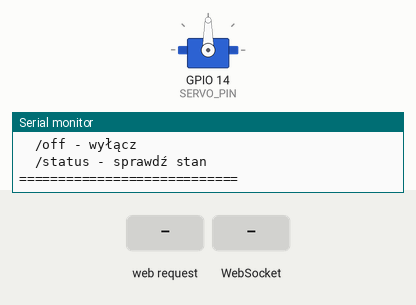
Simulated run of this sketch. Board: ESP8266 (Wemos D1 mini). Parts: servo, the last lines printed to the serial monitor. The test bench sets the inputs (shaded band). WiFi joins after 1.5 s; servers stay silent unless stated.

Above: at 2.8 s.
2.9 s: HTTP request GET /toggle received
At 3.3 s:
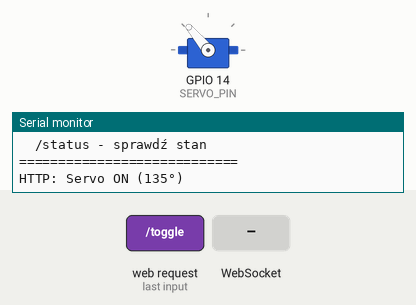
4.4 s: WebSocket text "TOGGLE" received
At 5.6 s:
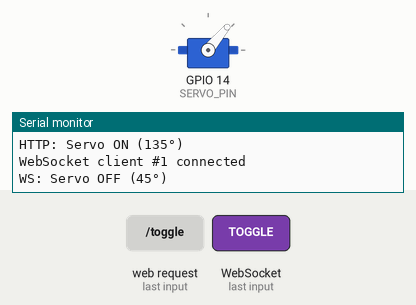
5.9 s: HTTP request GET /on received
At 6.8 s:
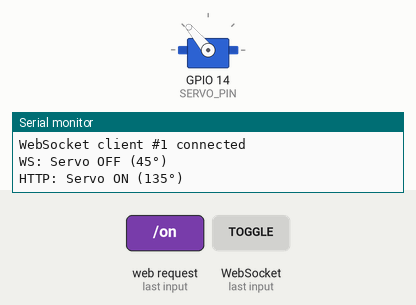
7.4 s: HTTP request GET /off received
At 8.0 s:
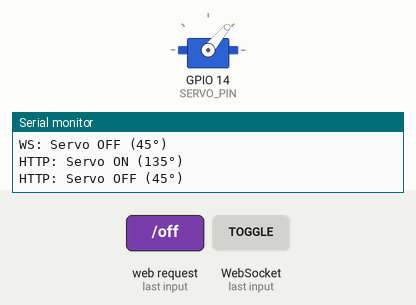
Timing chart, 0 to 9.9 s (numbered marks = the images above; inputs shaded):
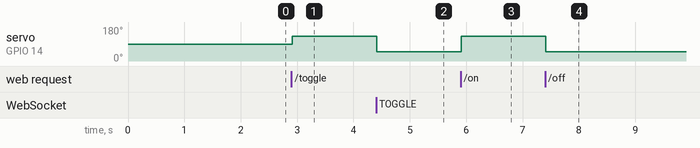

The sketch:

switch.ino
```cpp
#include <Arduino.h>
#include <ESP8266WiFi.h>
#include <ESPAsyncTCP.h>
#include <ESPAsyncWebServer.h>
#include <ESP8266mDNS.h>
#include <Servo.h>

#define SERVO_PIN 14   // GPIO14 = D5 na Wemos Lolin

Servo myServo;

bool isOn = false;  // Stan przełącznika
const int centerPosition = 90;  // Pozycja środkowa
const int angle = 40;  // Kąt obrotu

// Główna sieć WiFi
const char* ssid1     = "NJU_Swiatlowod_E95A";
const char* password1 = "DY6PVASTP7LQ";

const char* mdnsName = "switch";  // Nazwa mDNS (bez .local)

AsyncWebServer server(80);
AsyncWebSocket ws("/ws");

const char* htmlPage PROGMEM = R"HTML(
<!DOCTYPE html>
<html>
<head>
  <meta name="viewport" content="width=device-width, initial-scale=1">
  <title>Switch</title>
  <style>
    body {
      margin: 0;
      padding: 0;
      background-color: #000;
      display: flex;
      justify-content: center;
      align-items: center;
      height: 100vh;
      font-family: Arial, sans-serif;
      transition: background-color 0.3s;
    }

    body.on {
      background-color: #fff;
    }

    .circle {
      width: 200px;
      height: 200px;
      border-radius: 50%;
      background-color: #fff;
      cursor: pointer;
      transition: background-color 0.3s, transform 0.1s;
      box-shadow: 0 0 30px rgba(255,255,255,0.3);
    }

    body.on .circle {
      background-color: #000;
      box-shadow: 0 0 30px rgba(0,0,0,0.3);
    }

    .circle:active {
      transform: scale(0.95);
    }
  </style>
</head>
<body>
  <div class="circle" id="switch" onclick="toggle()"></div>

  <script>
    var ws;
    var isOn = false;

    function initWebSocket() {
      ws = new WebSocket("ws://" + window.location.hostname + "/ws");

      ws.onopen = function() {
        console.log("WebSocket connected");
      };

      ws.onclose = function() {
        console.log("WebSocket disconnected");
        setTimeout(initWebSocket, 2000);
      };

      ws.onmessage = function(event) {
        if(event.data === "ON") {
          isOn = true;
          document.body.classList.add("on");
        } else if(event.data === "OFF") {
          isOn = false;
          document.body.classList.remove("on");
        }
      };
    }

    function toggle() {
      if(ws && ws.readyState === WebSocket.OPEN) {
        ws.send("TOGGLE");
      }
    }

    window.onload = function() {
      initWebSocket();
    };
  </script>
</body>
</html>
)HTML";

void handleRoot(AsyncWebServerRequest *request) {
  request->send_P(200, "text/html", htmlPage);
}

// Nowa funkcja do przełączania przez HTTP
void handleToggle(AsyncWebServerRequest *request) {
  isOn = !isOn;

  if (isOn) {
    myServo.write(centerPosition + angle);
    Serial.println("HTTP: Servo ON (135°)");
    ws.textAll("ON");
    request->send(200, "application/json", "{\"status\":\"ON\"}");
  } else {
    myServo.write(centerPosition - angle);
    Serial.println("HTTP: Servo OFF (45°)");
    ws.textAll("OFF");
    request->send(200, "application/json", "{\"status\":\"OFF\"}");
  }
}

// Endpoint do sprawdzania stanu
void handleStatus(AsyncWebServerRequest *request) {
  String json = "{\"status\":\"";
  json += isOn ? "ON" : "OFF";
  json += "\"}";
  request->send(200, "application/json", json);
}

// Endpoint do włączenia
void handleOn(AsyncWebServerRequest *request) {
  if (!isOn) {
    isOn = true;
    myServo.write(centerPosition + angle);
    Serial.println("HTTP: Servo ON (135°)");
    ws.textAll("ON");
  }
  request->send(200, "application/json", "{\"status\":\"ON\"}");
}

// Endpoint do wyłączenia
void handleOff(AsyncWebServerRequest *request) {
  if (isOn) {
    isOn = false;
    myServo.write(centerPosition - angle);
    Serial.println("HTTP: Servo OFF (45°)");
    ws.textAll("OFF");
  }
  request->send(200, "application/json", "{\"status\":\"OFF\"}");
}

void onWebSocketEvent(AsyncWebSocket *server,
                      AsyncWebSocketClient *client,
                      AwsEventType type,
                      void *arg,
                      uint8_t *data,
                      size_t len) {
  switch (type) {
    case WS_EVT_CONNECT:
      Serial.printf("WebSocket client #%u connected\n", client->id());
      client->text(isOn ? "ON" : "OFF");
      break;

    case WS_EVT_DISCONNECT:
      Serial.printf("WebSocket client #%u disconnected\n", client->id());
      break;

    case WS_EVT_DATA:
      {
        AwsFrameInfo *info = (AwsFrameInfo*)arg;
        if (info->final && info->index == 0 && info->len == len && info->opcode == WS_TEXT) {
          String command = "";
          for (size_t i = 0; i < len; i++) {
            command += (char)data[i];
          }

          if (command == "TOGGLE") {
            isOn = !isOn;

            if (isOn) {
              myServo.write(centerPosition + angle);
              Serial.println("WS: Servo ON (135°)");
              ws.textAll("ON");
            } else {
              myServo.write(centerPosition - angle);
              Serial.println("WS: Servo OFF (45°)");
              ws.textAll("OFF");
            }
          }
        }
      }
      break;
  }
}

// Funkcja łączenia z WiFi z fallbackiem
bool connectToWiFi() {
  WiFi.mode(WIFI_STA);

  // Próba połączenia z pierwszą siecią
  Serial.print("Łączenie z siecią 1: ");
  Serial.println(ssid1);
  WiFi.begin(ssid1, password1);

  int attempts = 0;
  while (WiFi.status() != WL_CONNECTED && attempts < 20) {
    delay(500);
    Serial.print(".");
    attempts++;
  }
  Serial.println();

  if (WiFi.status() == WL_CONNECTED) {
    Serial.println("✓ Połączono z siecią 1!");
    Serial.print("SSID: ");
    Serial.println(ssid1);
    Serial.print("IP: ");
    Serial.println(WiFi.localIP());
    return true;
  }

  Serial.println("✗ Nie udało się połączyć z żadną siecią");
  return false;
}

void setup() {
  Serial.begin(115200);
  delay(100);
  Serial.println("\n\n=== ESP8266 Servo Switch ===");

  myServo.attach(SERVO_PIN);
  myServo.write(centerPosition);
  Serial.println("Servo ustawione na pozycję startową (90°)");

  // Próba połączenia z WiFi (z fallbackiem)
  if (!connectToWiFi()) {
    Serial.println("Brak połączenia WiFi - urządzenie nie będzie działać");
    return;
  }

  // Uruchom mDNS
  if (MDNS.begin(mdnsName)) {
    Serial.println("✓ mDNS uruchomiony");
    Serial.print("Dostęp: http://");
    Serial.print(mdnsName);
    Serial.println(".local");
    MDNS.addService("http", "tcp", 80);
  } else {
    Serial.println("✗ Błąd uruchamiania mDNS");
    Serial.print("Użyj IP: http://");
    Serial.println(WiFi.localIP());
  }

  // Konfiguracja endpointów
  server.on("/", HTTP_GET, handleRoot);
  server.on("/toggle", HTTP_GET, handleToggle);    // Przełącz
  server.on("/status", HTTP_GET, handleStatus);    // Sprawdź stan
  server.on("/on", HTTP_GET, handleOn);            // Włącz
  server.on("/off", HTTP_GET, handleOff);          // Wyłącz

  ws.onEvent(onWebSocketEvent);
  server.addHandler(&ws);
  server.begin();

  Serial.println("✓ Serwer uruchomiony");
  Serial.println("\nDostępne endpointy:");
  Serial.println("  /toggle - przełącz stan");
  Serial.println("  /on - włącz");
  Serial.println("  /off - wyłącz");
  Serial.println("  /status - sprawdź stan");
  Serial.println("============================\n");
}

void loop() {
  MDNS.update();
  ws.cleanupClients();

  // Sprawdź połączenie WiFi co 30 sekund
  static unsigned long lastCheck = 0;
  if (millis() - lastCheck > 30000) {
    if (WiFi.status() != WL_CONNECTED) {
      Serial.println("⚠ WiFi rozłączony - próba ponownego połączenia...");
      connectToWiFi();
    }
    lastCheck = millis();
  }
}
```

Measured:
- after the input at 2.9 s, servo on GPIO 14 (SERVO_PIN): 90° → 130° at once
- after the input at 4.4 s, servo on GPIO 14 (SERVO_PIN): 130° → 50° at once
- after the input at 5.9 s, servo on GPIO 14 (SERVO_PIN): 50° → 130° at once
- after the input at 7.4 s, servo on GPIO 14 (SERVO_PIN): 130° → 50° at once
